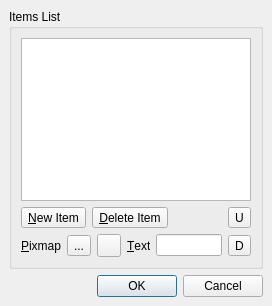
<ui version="4.0" >
 <comment>*********************************************************************
**
** Copyright (C) 1992-2008 Trolltech ASA. All rights reserved.
**
** This file is part of the Qt Designer of the Qt Toolkit.
**
** This file may be used under the terms of the GNU General Public
** License versions 2.0 or 3.0 as published by the Free Software
** Foundation and appearing in the files LICENSE.GPL2 and LICENSE.GPL3
** included in the packaging of this file.  Alternatively you may (at
** your option) use any later version of the GNU General Public
** License if such license has been publicly approved by Trolltech ASA
** (or its successors, if any) and the KDE Free Qt Foundation. In
** addition, as a special exception, Trolltech gives you certain
** additional rights. These rights are described in the Trolltech GPL
** Exception version 1.2, which can be found at
** http://www.trolltech.com/products/qt/gplexception/ and in the file
** GPL_EXCEPTION.txt in this package.
**
** Please review the following information to ensure GNU General
** Public Licensing requirements will be met:
** http://trolltech.com/products/qt/licenses/licensing/opensource/. If
** you are unsure which license is appropriate for your use, please
** review the following information:
** http://trolltech.com/products/qt/licenses/licensing/licensingoverview
** or contact the sales department at sales@trolltech.com.
**
** In addition, as a special exception, Trolltech, as the sole
** copyright holder for Qt Designer, grants users of the Qt/Eclipse
** Integration plug-in the right for the Qt/Eclipse Integration to
** link to functionality provided by Qt Designer and its related
** libraries.
**
** This file is provided "AS IS" with NO WARRANTY OF ANY KIND,
** INCLUDING THE WARRANTIES OF DESIGN, MERCHANTABILITY AND FITNESS FOR
** A PARTICULAR PURPOSE. Trolltech reserves all rights not expressly
** granted herein.
**
** This file is provided AS IS with NO WARRANTY OF ANY KIND, INCLUDING THE
** WARRANTY OF DESIGN, MERCHANTABILITY AND FITNESS FOR A PARTICULAR PURPOSE.
**
*********************************************************************</comment>
 <class>qdesigner_internal::ListWidgetEditor</class>
 <widget class="QDialog" name="qdesigner_internal::ListWidgetEditor" >
  <property name="geometry" >
   <rect>
    <x>0</x>
    <y>0</y>
    <width>272</width>
    <height>306</height>
   </rect>
  </property>
  <property name="windowTitle" >
   <string>Dialog</string>
  </property>
  <layout class="QVBoxLayout" >
   <property name="margin" >
    <number>9</number>
   </property>
   <property name="spacing" >
    <number>6</number>
   </property>
   <item>
    <widget class="QGroupBox" name="groupBox" >
     <property name="title" >
      <string>Items List</string>
     </property>
     <layout class="QGridLayout" >
      <property name="margin" >
       <number>9</number>
      </property>
      <property name="spacing" >
       <number>6</number>
      </property>
      <item row="2" column="1" >
       <widget class="QToolButton" name="moveItemDownButton" >
        <property name="toolTip" >
         <string>Move Item Down</string>
        </property>
        <property name="text" >
         <string>D</string>
        </property>
       </widget>
      </item>
      <item row="2" column="0" >
       <layout class="QHBoxLayout" >
        <property name="margin" >
         <number>0</number>
        </property>
        <property name="spacing" >
         <number>6</number>
        </property>
        <item>
         <widget class="QLabel" name="pixmapLabel" >
          <property name="sizePolicy" >
           <sizepolicy>
            <hsizetype>0</hsizetype>
            <vsizetype>5</vsizetype>
            <horstretch>0</horstretch>
            <verstretch>0</verstretch>
           </sizepolicy>
          </property>
          <property name="text" >
           <string>&amp;Pixmap</string>
          </property>
          <property name="buddy" >
           <cstring>previewPixmapItemButton</cstring>
          </property>
         </widget>
        </item>
        <item>
         <widget class="QToolButton" name="previewPixmapItemButton" >
          <property name="toolTip" >
           <string>Set Item Pixmap</string>
          </property>
          <property name="text" >
           <string>...</string>
          </property>
         </widget>
        </item>
        <item>
         <widget class="QToolButton" name="deletePixmapItemButton" >
          <property name="toolTip" >
           <string>Reset Item Pixmap</string>
          </property>
          <property name="text" >
           <string/>
          </property>
         </widget>
        </item>
        <item>
         <widget class="QLabel" name="textLabel" >
          <property name="sizePolicy" >
           <sizepolicy>
            <hsizetype>0</hsizetype>
            <vsizetype>5</vsizetype>
            <horstretch>0</horstretch>
            <verstretch>0</verstretch>
           </sizepolicy>
          </property>
          <property name="text" >
           <string>&amp;Text</string>
          </property>
          <property name="buddy" >
           <cstring>itemTextLineEdit</cstring>
          </property>
         </widget>
        </item>
        <item>
         <widget class="QLineEdit" name="itemTextLineEdit" >
          <property name="sizePolicy" >
           <sizepolicy>
            <hsizetype>7</hsizetype>
            <vsizetype>4</vsizetype>
            <horstretch>0</horstretch>
            <verstretch>0</verstretch>
           </sizepolicy>
          </property>
          <property name="toolTip" >
           <string>Set Item Text</string>
          </property>
         </widget>
        </item>
       </layout>
      </item>
      <item row="1" column="1" >
       <widget class="QToolButton" name="moveItemUpButton" >
        <property name="toolTip" >
         <string>Move Item Up</string>
        </property>
        <property name="text" >
         <string>U</string>
        </property>
       </widget>
      </item>
      <item row="1" column="0" >
       <layout class="QHBoxLayout" >
        <property name="margin" >
         <number>0</number>
        </property>
        <property name="spacing" >
         <number>6</number>
        </property>
        <item>
         <widget class="QToolButton" name="newItemButton" >
          <property name="toolTip" >
           <string>New Item</string>
          </property>
          <property name="text" >
           <string>&amp;New Item</string>
          </property>
         </widget>
        </item>
        <item>
         <widget class="QToolButton" name="deleteItemButton" >
          <property name="toolTip" >
           <string>Delete Item</string>
          </property>
          <property name="text" >
           <string>&amp;Delete Item</string>
          </property>
         </widget>
        </item>
        <item>
         <spacer>
          <property name="orientation" >
           <enum>Qt::Horizontal</enum>
          </property>
          <property name="sizeHint" >
           <size>
            <width>16</width>
            <height>10</height>
           </size>
          </property>
         </spacer>
        </item>
       </layout>
      </item>
      <item row="0" column="0" colspan="2" >
       <widget class="QListWidget" name="listWidget" >
        <property name="toolTip" >
         <string>Items List</string>
        </property>
       </widget>
      </item>
     </layout>
    </widget>
   </item>
   <item>
    <widget class="QDialogButtonBox" name="buttonBox" >
     <property name="orientation" >
      <enum>Qt::Horizontal</enum>
     </property>
     <property name="standardButtons" >
      <set>QDialogButtonBox::Cancel|QDialogButtonBox::NoButton|QDialogButtonBox::Ok</set>
     </property>
    </widget>
   </item>
  </layout>
 </widget>
 <tabstops>
  <tabstop>listWidget</tabstop>
  <tabstop>newItemButton</tabstop>
  <tabstop>deleteItemButton</tabstop>
  <tabstop>moveItemUpButton</tabstop>
  <tabstop>moveItemDownButton</tabstop>
  <tabstop>previewPixmapItemButton</tabstop>
  <tabstop>deletePixmapItemButton</tabstop>
  <tabstop>itemTextLineEdit</tabstop>
 </tabstops>
 <resources/>
 <connections>
  <connection>
   <sender>buttonBox</sender>
   <signal>accepted()</signal>
   <receiver>qdesigner_internal::ListWidgetEditor</receiver>
   <slot>accept()</slot>
   <hints>
    <hint type="sourcelabel" >
     <x>140</x>
     <y>291</y>
    </hint>
    <hint type="destinationlabel" >
     <x>73</x>
     <y>301</y>
    </hint>
   </hints>
  </connection>
  <connection>
   <sender>buttonBox</sender>
   <signal>rejected()</signal>
   <receiver>qdesigner_internal::ListWidgetEditor</receiver>
   <slot>reject()</slot>
   <hints>
    <hint type="sourcelabel" >
     <x>230</x>
     <y>289</y>
    </hint>
    <hint type="destinationlabel" >
     <x>253</x>
     <y>304</y>
    </hint>
   </hints>
  </connection>
 </connections>
</ui>
